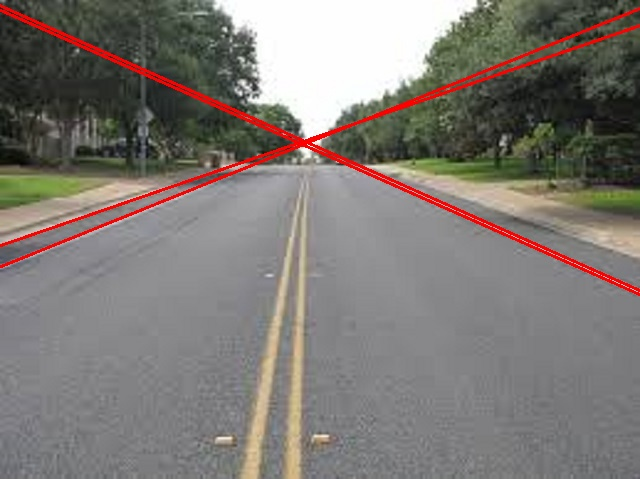
#> input picture houghlines3.jpg, 640 x 479 px, given in place of the camera
$ python testline.py   (Python 2 division)
#> lines starting #> are read from the running program, lines starting #| are printed output that depends on the picture

import time
import numpy as np
import cv2
import math
import serial


import time

#The following line is for serial over GPIO
port = 'COM21'


ard = serial.Serial(port,9600)


cap = cv2.VideoCapture(1)
while(1):
    try:
    # Initialize camera

        ret,img = cap.read()
#> img is the input picture: shape (479, 640, 3); mean B, G, R 116.6, 121.5, 127
        #cv2.imshow('a',img)
        #cv2.waitKey(0)
        blur = cv2.GaussianBlur(img, (5,5),0)
        gray = cv2.cvtColor(blur,cv2.COLOR_BGR2GRAY)
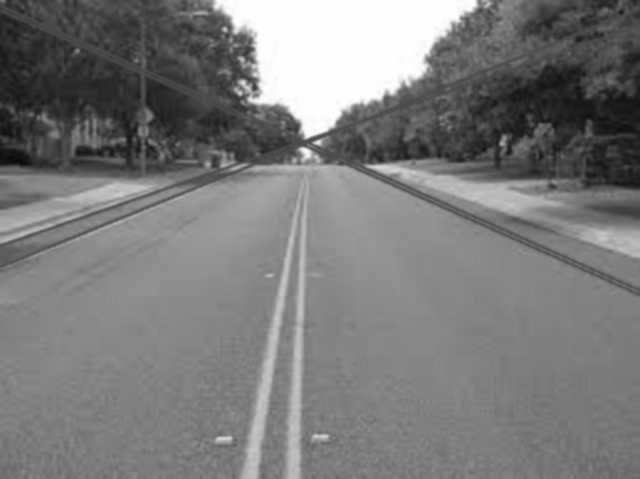
#> gray: shape (479, 640); min 9, max 255, mean 122.5
        #ret,thresh1 = cv2.threshold(gray,127,255,cv2.THRESH_BINARY)
        #cv2.imshow('blur',blur)
        edges = cv2.Canny(gray,100,150,apertureSize = 3)
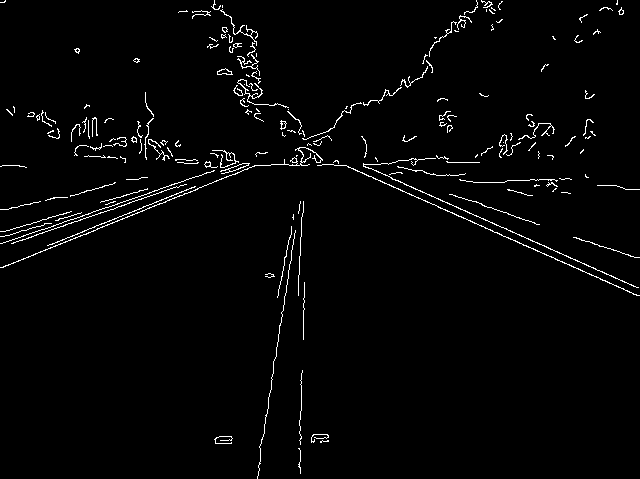
#> edges: shape (479, 640); 2.2% white in thin lines or dots
        #.imshow('canny',edges)
        #cv2.waitKey(0)
        lines = cv2.HoughLines(edges,1,np.pi/180,150)
#> lines = [[3, 1.99], [10, 1.99], [248, 1.19], [230, 1.24]]
        m=0;
        n=0;
        mx=0;
        mn=180;
        teta=[]
        i=0
        a=0
        for rho,theta in lines[0]:
            a = np.cos(theta)
            b = np.sin(theta)
            x0 = a*rho
            y0 = b*rho
            x1 = int(x0 + 1000*(-b))
            y1 = int(y0 + 1000*(a))
            x2 = int(x0 - 1000*(-b))
            y2 = int(y0 - 1000*(a))

            m=(y2-y1)/(x2-x1)


            teta=math.atan(m)
            teta = teta*180/3.14
            if(teta<0):
                teta =180+teta
            if (teta >mx and teta <135):
                mx=teta
                cv2.line(img,(x1,y1),(x2,y2),(0,0,255),2)
                y = 300
                x4 = x1+(y-y1)*(x2-x1)/(y2-y1)
                #print x4
                y = 200
                x6 = x1+(y-y1)*(x2-x1)/(y2-y1)
            ##y=mx+k


            if (teta <mn  and teta >25):
                cv2.line(img,(x1,y1),(x2,y2),(0,0,255),2)
                mn= teta
                y = 300
                x5 = x1+(y-y1)*(x2-x1)/(y2-y1)
                #print x5
                y = 200
                x7 = x1+(y-y1)*(x2-x1)/(y2-y1)
#> this loop made 1 pass
#> (rho, theta, a, b, x0, y0, x1, y1) on pass 1: (3, 1.99, -0.407, 0.914, -1.22, 2.74, -914, -403)
#> after the loop, mn = 180; mx = 0

           # if teta <mn and teta
#> (the run stopped early here; a loop or call above may not have finished)
